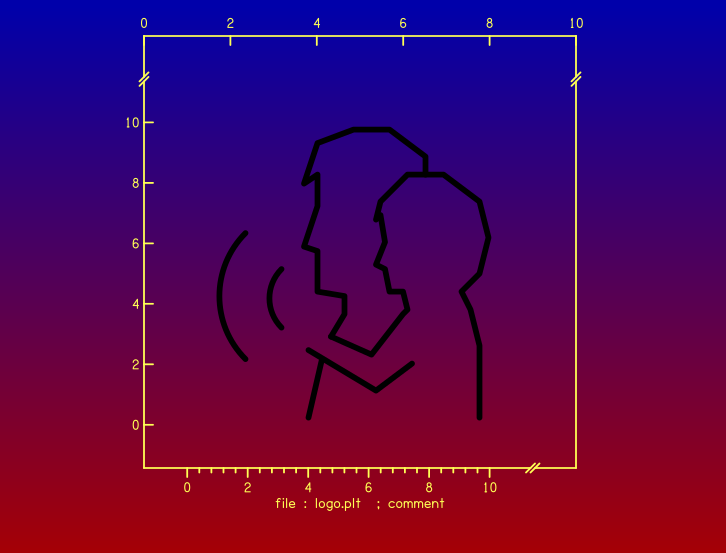

Reproduce this figure in gnuplot.
;logo.plt - plot 1 data point using BTNI logo
fgcol=14
bgcol=4
fncol=1
rtick=0 : xtick=-1
header=0
tmax=10
pltlwt = 4
pltype = 1
symbol = 30
symsiz = -4
sizfac = 5.
ticdir = -1
xint = 5.5
yhor = yes
xlabel=    file \: logo.plt		\; comment
xbreak=90
xper=70
xshift=-5
ybreak=90
yper=70
yshift=-5
ydata=max(ymin,$2)
data
5.5,5
plot
